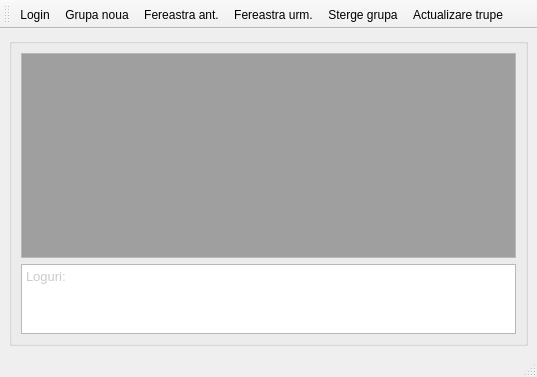
<?xml version="1.0" encoding="UTF-8"?>
<ui version="4.0">
 <class>MainWindow</class>
 <widget class="QMainWindow" name="MainWindow">
  <property name="geometry">
   <rect>
    <x>0</x>
    <y>0</y>
    <width>537</width>
    <height>377</height>
   </rect>
  </property>
  <property name="sizePolicy">
   <sizepolicy hsizetype="Preferred" vsizetype="Preferred">
    <horstretch>0</horstretch>
    <verstretch>0</verstretch>
   </sizepolicy>
  </property>
  <property name="windowTitle">
   <string>Give 'em HELL</string>
  </property>
  <property name="windowIcon">
   <iconset resource="images.qrc">
    <normaloff>:/images/atack_icon.jpg</normaloff>:/images/atack_icon.jpg</iconset>
  </property>
  <property name="styleSheet">
   <string notr="true">background-color: #373837;
QMessageBox
{
 font-color:rgb(222, 222, 222);
}</string>
  </property>
  <widget class="QWidget" name="centralwidget">
   <layout class="QVBoxLayout" name="verticalLayout">
    <item>
     <widget class="QGroupBox" name="groupBox">
      <property name="title">
       <string/>
      </property>
      <property name="flat">
       <bool>true</bool>
      </property>
      <property name="checkable">
       <bool>false</bool>
      </property>
      <layout class="QVBoxLayout" name="verticalLayout_2">
       <item>
        <widget class="QMdiArea" name="mdiAreaMainWindow">
         <property name="enabled">
          <bool>true</bool>
         </property>
         <property name="sizePolicy">
          <sizepolicy hsizetype="Expanding" vsizetype="Expanding">
           <horstretch>0</horstretch>
           <verstretch>0</verstretch>
          </sizepolicy>
         </property>
         <property name="frameShape">
          <enum>QFrame::StyledPanel</enum>
         </property>
         <property name="lineWidth">
          <number>3</number>
         </property>
         <property name="midLineWidth">
          <number>4</number>
         </property>
         <property name="verticalScrollBarPolicy">
          <enum>Qt::ScrollBarAsNeeded</enum>
         </property>
         <property name="horizontalScrollBarPolicy">
          <enum>Qt::ScrollBarAsNeeded</enum>
         </property>
         <property name="activationOrder">
          <enum>QMdiArea::ActivationHistoryOrder</enum>
         </property>
         <property name="viewMode">
          <enum>QMdiArea::TabbedView</enum>
         </property>
         <property name="documentMode">
          <bool>false</bool>
         </property>
         <property name="tabsClosable">
          <bool>false</bool>
         </property>
         <property name="tabsMovable">
          <bool>true</bool>
         </property>
         <property name="tabPosition">
          <enum>QTabWidget::North</enum>
         </property>
        </widget>
       </item>
       <item>
        <widget class="QPlainTextEdit" name="plainTextEditLogs">
         <property name="sizePolicy">
          <sizepolicy hsizetype="Expanding" vsizetype="Expanding">
           <horstretch>0</horstretch>
           <verstretch>2</verstretch>
          </sizepolicy>
         </property>
         <property name="font">
          <font>
           <family>Arial</family>
           <pointsize>10</pointsize>
           <weight>50</weight>
           <italic>false</italic>
           <bold>false</bold>
          </font>
         </property>
         <property name="styleSheet">
          <string notr="true">font: 10pt &quot;Arial&quot;;
color:rgb(202, 202, 202);
</string>
         </property>
         <property name="frameShape">
          <enum>QFrame::StyledPanel</enum>
         </property>
         <property name="frameShadow">
          <enum>QFrame::Sunken</enum>
         </property>
         <property name="lineWidth">
          <number>1</number>
         </property>
         <property name="midLineWidth">
          <number>24</number>
         </property>
         <property name="tabChangesFocus">
          <bool>false</bool>
         </property>
         <property name="documentTitle">
          <string/>
         </property>
         <property name="readOnly">
          <bool>true</bool>
         </property>
         <property name="plainText">
          <string>Loguri:</string>
         </property>
         <property name="overwriteMode">
          <bool>false</bool>
         </property>
         <property name="backgroundVisible">
          <bool>false</bool>
         </property>
        </widget>
       </item>
      </layout>
     </widget>
    </item>
   </layout>
  </widget>
  <widget class="QToolBar" name="toolBar">
   <property name="windowTitle">
    <string>toolBar</string>
   </property>
   <property name="styleSheet">
    <string notr="true"/>
   </property>
   <property name="allowedAreas">
    <set>Qt::NoToolBarArea</set>
   </property>
   <property name="toolButtonStyle">
    <enum>Qt::ToolButtonTextUnderIcon</enum>
   </property>
   <property name="floatable">
    <bool>false</bool>
   </property>
   <attribute name="toolBarArea">
    <enum>TopToolBarArea</enum>
   </attribute>
   <attribute name="toolBarBreak">
    <bool>false</bool>
   </attribute>
   <addaction name="actionLogin"/>
   <addaction name="actionGrupa_noua"/>
   <addaction name="actionFereastra_ant"/>
   <addaction name="actionFereastra_urm"/>
   <addaction name="actionSterge_grupa"/>
   <addaction name="actionActualizare_trupe"/>
  </widget>
  <widget class="QStatusBar" name="statusBarMain"/>
  <action name="actionLogin">
   <property name="icon">
    <iconset resource="images.qrc">
     <normaloff>:/images/user.png</normaloff>:/images/user.png</iconset>
   </property>
   <property name="text">
    <string>Login</string>
   </property>
  </action>
  <action name="actionGrupa_noua">
   <property name="icon">
    <iconset resource="images.qrc">
     <normaloff>:/images/add.png</normaloff>:/images/add.png</iconset>
   </property>
   <property name="text">
    <string>Grupa noua</string>
   </property>
  </action>
  <action name="actionFereastra_urm">
   <property name="icon">
    <iconset resource="images.qrc">
     <normaloff>:/images/next.png</normaloff>:/images/next.png</iconset>
   </property>
   <property name="text">
    <string>Fereastra urm.</string>
   </property>
   <property name="shortcutContext">
    <enum>Qt::ApplicationShortcut</enum>
   </property>
  </action>
  <action name="actionFereastra_ant">
   <property name="icon">
    <iconset resource="images.qrc">
     <normaloff>:/images/back.png</normaloff>:/images/back.png</iconset>
   </property>
   <property name="text">
    <string>Fereastra ant.</string>
   </property>
  </action>
  <action name="actionSterge_grupa">
   <property name="icon">
    <iconset resource="images.qrc">
     <normaloff>:/images/delete.png</normaloff>:/images/delete.png</iconset>
   </property>
   <property name="text">
    <string>Sterge grupa</string>
   </property>
  </action>
  <action name="actionActualizare_trupe">
   <property name="icon">
    <iconset resource="images.qrc">
     <normaloff>:/images/refresh.png</normaloff>:/images/refresh.png</iconset>
   </property>
   <property name="text">
    <string>Actualizare trupe</string>
   </property>
  </action>
 </widget>
 <resources>
  <include location="images.qrc"/>
 </resources>
 <connections/>
</ui>
